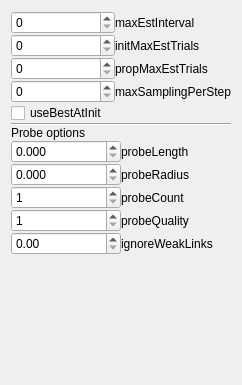
                 <widget class="QWidget" name="scrollAreaWidgetContents_2">
                  <property name="geometry">
                   <rect>
                    <x>0</x>
                    <y>0</y>
                    <width>242</width>
                    <height>385</height>
                   </rect>
                  </property>
                  <property name="maximumSize">
                   <size>
                    <width>16777215</width>
                    <height>600</height>
                   </size>
                  </property>
                  <layout class="QGridLayout" name="gridLayout_5">
                   <item row="0" column="0">
                    <layout class="QGridLayout" name="gridLayout_11">
                     <property name="spacing">
                      <number>0</number>
                     </property>
                     <item row="0" column="0">
                      <layout class="QGridLayout" name="gridLayout_12">
                       <property name="spacing">
                        <number>0</number>
                       </property>
                       <item row="0" column="0">
                        <widget class="QSpinBox" name="txt_maxEstInterval">
                         <property name="maximum">
                          <number>100000</number>
                         </property>
                        </widget>
                       </item>
                       <item row="0" column="1">
                        <widget class="QLabel" name="label_15">
                         <property name="text">
                          <string>maxEstInterval</string>
                         </property>
                        </widget>
                       </item>
                       <item row="1" column="0">
                        <widget class="QSpinBox" name="txt_initMaxEstTrials">
                         <property name="maximum">
                          <number>100000</number>
                         </property>
                        </widget>
                       </item>
                       <item row="1" column="1">
                        <widget class="QLabel" name="label_19">
                         <property name="text">
                          <string>initMaxEstTrials</string>
                         </property>
                        </widget>
                       </item>
                       <item row="2" column="0">
                        <widget class="QSpinBox" name="txt_propMaxEstTrials">
                         <property name="maximum">
                          <number>100000</number>
                         </property>
                        </widget>
                       </item>
                       <item row="2" column="1">
                        <widget class="QLabel" name="label_20">
                         <property name="text">
                          <string>propMaxEstTrials</string>
                         </property>
                        </widget>
                       </item>
                       <item row="3" column="0">
                        <widget class="QSpinBox" name="txt_maxSamplingPerStep">
                         <property name="maximum">
                          <number>100000</number>
                         </property>
                        </widget>
                       </item>
                       <item row="3" column="1">
                        <widget class="QLabel" name="label_21">
                         <property name="text">
                          <string>maxSamplingPerStep</string>
                         </property>
                        </widget>
                       </item>
                      </layout>
                     </item>
                     <item row="1" column="0">
                      <widget class="QCheckBox" name="check_useBestAtInit">
                       <property name="text">
                        <string>useBestAtInit</string>
                       </property>
                       <property name="checked">
                        <bool>false</bool>
                       </property>
                      </widget>
                     </item>
                     <item row="2" column="0">
                      <widget class="Line" name="line_4">
                       <property name="orientation">
                        <enum>Qt::Horizontal</enum>
                       </property>
                      </widget>
                     </item>
                     <item row="3" column="0">
                      <widget class="QLabel" name="label_22">
                       <property name="text">
                        <string>Probe options</string>
                       </property>
                      </widget>
                     </item>
                     <item row="4" column="0">
                      <layout class="QGridLayout" name="gridLayout">
                       <item row="1" column="0">
                        <widget class="QDoubleSpinBox" name="txt_probeRadius">
                         <property name="decimals">
                          <number>3</number>
                         </property>
                         <property name="maximum">
                          <double>1000000.000000000000000</double>
                         </property>
                        </widget>
                       </item>
                       <item row="5" column="1">
                        <spacer name="verticalSpacer_5">
                         <property name="orientation">
                          <enum>Qt::Vertical</enum>
                         </property>
                         <property name="sizeHint" stdset="0">
                          <size>
                           <width>20</width>
                           <height>0</height>
                          </size>
                         </property>
                        </spacer>
                       </item>
                       <item row="3" column="0">
                        <widget class="QSpinBox" name="txt_probeQuality">
                         <property name="minimum">
                          <number>1</number>
                         </property>
                         <property name="maximum">
                          <number>100000</number>
                         </property>
                        </widget>
                       </item>
                       <item row="4" column="1">
                        <widget class="QLabel" name="label_25">
                         <property name="text">
                          <string>ignoreWeakLinks</string>
                         </property>
                        </widget>
                       </item>
                       <item row="2" column="0">
                        <widget class="QSpinBox" name="txt_probeCount">
                         <property name="minimum">
                          <number>1</number>
                         </property>
                         <property name="maximum">
                          <number>100000</number>
                         </property>
                        </widget>
                       </item>
                       <item row="0" column="1">
                        <widget class="QLabel" name="label_16">
                         <property name="text">
                          <string>probeLength</string>
                         </property>
                        </widget>
                       </item>
                       <item row="4" column="0">
                        <widget class="QDoubleSpinBox" name="txt_ignoreWeakLinks"/>
                       </item>
                       <item row="0" column="0">
                        <widget class="QDoubleSpinBox" name="txt_probeLength">
                         <property name="decimals">
                          <number>3</number>
                         </property>
                         <property name="maximum">
                          <double>1000000.000000000000000</double>
                         </property>
                        </widget>
                       </item>
                       <item row="3" column="1">
                        <widget class="QLabel" name="label_24">
                         <property name="text">
                          <string>probeQuality</string>
                         </property>
                        </widget>
                       </item>
                       <item row="1" column="1">
                        <widget class="QLabel" name="label_17">
                         <property name="text">
                          <string>probeRadius</string>
                         </property>
                        </widget>
                       </item>
                       <item row="2" column="1">
                        <widget class="QLabel" name="label_23">
                         <property name="text">
                          <string>probeCount</string>
                         </property>
                        </widget>
                       </item>
                      </layout>
                     </item>
                    </layout>
                   </item>
                   <item row="1" column="0">
                    <spacer name="verticalSpacer">
                     <property name="orientation">
                      <enum>Qt::Vertical</enum>
                     </property>
                     <property name="sizeHint" stdset="0">
                      <size>
                       <width>20</width>
                       <height>40</height>
                      </size>
                     </property>
                    </spacer>
                   </item>
                  </layout>
                 </widget>
